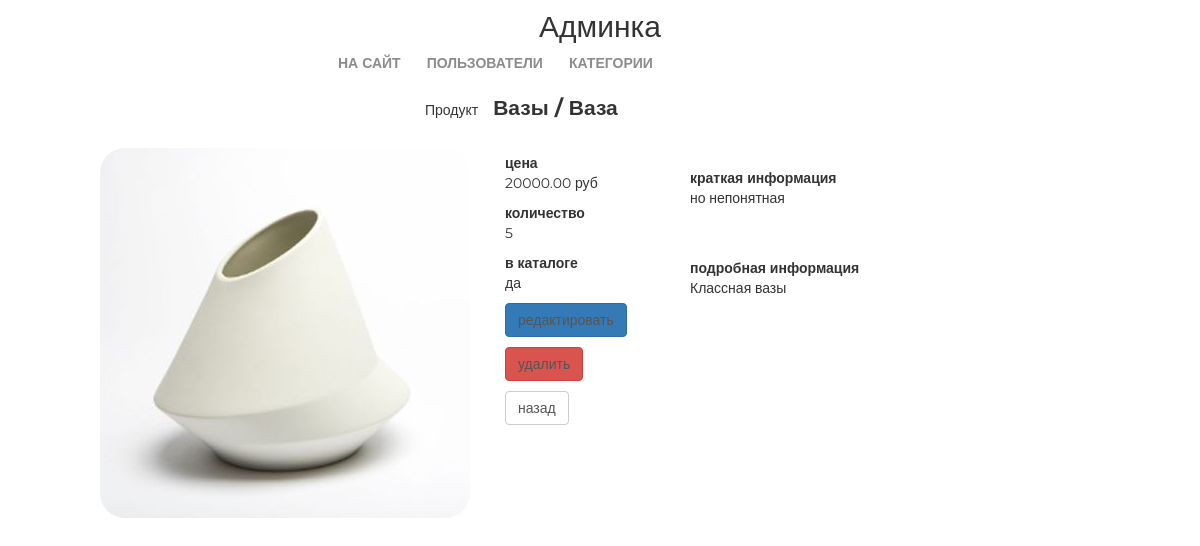
The app's page /new/admin/product/1/ (signed in) with its own data.
### mainapp/models.py (models this page shows, shortened)
class Product(models.Model):
    category = models.ForeignKey(ProductCategory, on_delete=models.CASCADE)
    name = models.CharField('название', max_length=64)
    description = models.TextField('описание', blank=True)
    short_desc = models.CharField('краткое описание', max_length=200, blank=True)
    image = models.ImageField(upload_to='product-img', blank=True)
    price = models.DecimalField(max_digits=8, decimal_places=2, default=0)
    quantity = models.PositiveIntegerField('количество на складе', default=0)
    is_active = models.BooleanField('активность', default=True)
    class Meta:
        verbose_name = 'продукт'
        verbose_name_plural = 'продукты'

class ProductCategory(models.Model):
    name = models.CharField('название', max_length=64)
    description = models.TextField('описание', blank=True)
    is_active = models.BooleanField('активность', default=True)
    class Meta:
        verbose_name = 'категория'
        verbose_name_plural = 'категории'

### adminapp/views.py (the view)
# urls.py: path('product/<int:pk>/', adminapp.ProductDetail.as_view(),
class ProductDetail(SuperUserOnlyMixin, PageTitleMixin, DetailView):
    model = Product
    page_title = 'админка/продукты'

### adminapp/views.py (called while the page is built)
    @method_decorator(user_passes_test(lambda user: user.is_superuser))
    def dispatch(self, request, *args, **kwargs):
        return super().dispatch(request, *args, **kwargs)

    def get_context_data(self, **kwargs):
        context = super().get_context_data(**kwargs)
        context[self.page_title_key] = self.page_title
        return context

### adminapp/templates/mainapp/product_detail.html
{% extends 'adminapp/base.html' %}
{% load static %}
{% block container %}
    <div class="product_read">
        <div class="product_name">
            Продукт<strong>{{ object.category.name|title }} /
            {{ object.name|title }}</strong>
        </div>
        <img src="/media/{{ object.image|default:'products_images/default.jpg' }}"
             alt="{{ object.name }}">
        <div class="summary">
            <b>цена</b>
            <p>{{ object.price }} руб</p>
            <b>количество</b>
            <p>{{ object.quantity }}</p>
            <b>в каталоге</b>
            <p>{% if object.is_active %}да{% else %}нет{% endif %}</p>
            <p>
                <a href=""
                   class="btn btn-primary">
                    редактировать
                </a>
            </p>
            <p>
                <a href=""
                   class="btn btn-danger">
                    удалить
                </a>
            </p>
            <p>
                <a href="{% url 'new_admin:category_products' object.category_id %}"
                   class="btn btn-default">
                    назад
                </a>
            </p>
        </div>
        <div class="product_desc">
            <b>краткая информация</b>
            <p>{{ object.short_desc }}</p>
            <br><br>
            <b>подробная информация</b>
            <p>{{ object.description }}</p>
        </div>
    </div>
{% endblock %}

### static/css/style.css (style rules this page uses)
* { margin: 0; padding: 0; }
body { font-family: 'Montserrat', sans-serif; }
html, body { height: 100%; }
.product_read { margin: 0 auto; width: 1000px; height: 600px; }
.product_read img { display: block; float:left; margin-top: 25px; border-radius: 25px; }
.product_read .product_name { display: block; margin: 0 auto; width: 350px; }
.product_read .summary { display: block; float: left; margin-left: 35px; margin-top: 30px; width: 150px; }
.product_read .product_desc { display: block; float: left; margin-left: 35px; margin-top: 45px; width: 400px; }
.product_read strong { font-size: 150%; margin-left: 15px; }
.product_read a { color: #555; text-decoration: none; }

### records on screen
Product: category.name "Вазы", name "Ваза", image (picture), price "20000.00", quantity "5", short_desc "но непонятная", description "Классная вазы"
